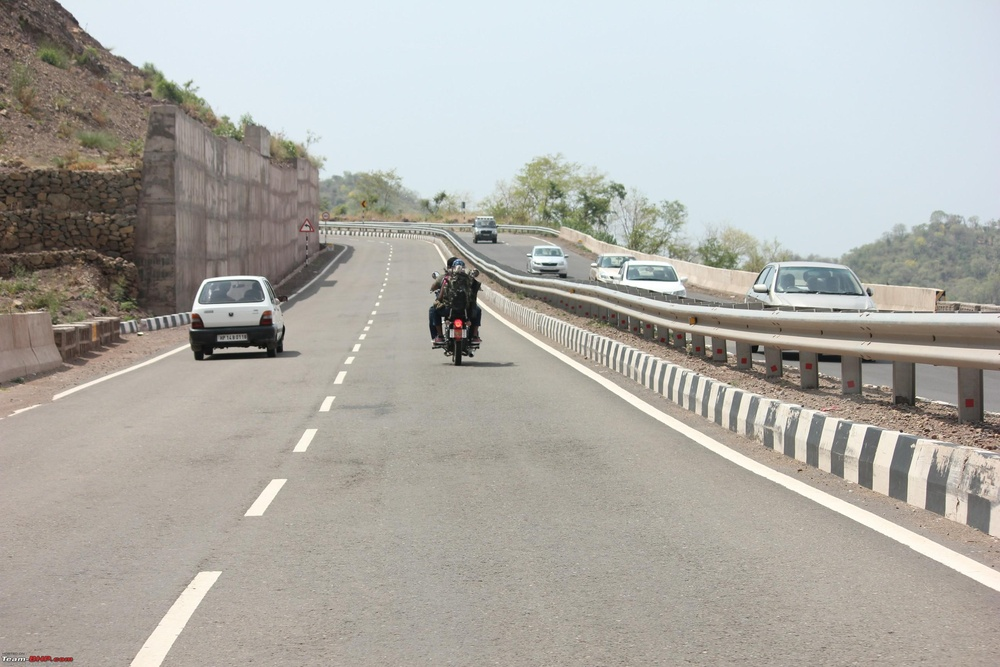
#> input picture Object-Detection-Tutorial-master/images/City2.JPG, 1000 x 667 px, shrunk from 2592 x 1728 before the run, given in place of video.mp4, which was not available
$ python TrafficLight.py
#> lines starting #> are read from the running program, lines starting #| are printed output that depends on the picture; after the words box and inside, x2 and y2 are one past the last pixel; in counts of white or black regions, pixels touching at a corner belong together
import cv2
import numpy as np

def detect_traffic_lights_in_video(video_path):
    # Open video capture
#> called with video_path = 'traffic/video.mp4'
    cap = cv2.VideoCapture(video_path)

    while(cap.isOpened()):
        # Read frame from the video
        ret, frame = cap.read()
#> frame is the input picture: shape (667, 1000, 3); mean B, G, R 167.6, 173.2, 174.9

        if ret:
            # Convert frame to HSV
            hsv = cv2.cvtColor(frame, cv2.COLOR_BGR2HSV)
#> hsv: shape (667, 1000, 3); mean H, S, V 42.1, 28, 180.6

            # Define range of red color in HSV
            lower_red = np.array([0, 100, 100])
            upper_red = np.array([10, 255, 255])

            # Threshold the HSV image to get only red colors
            mask_red = cv2.inRange(hsv, lower_red, upper_red)
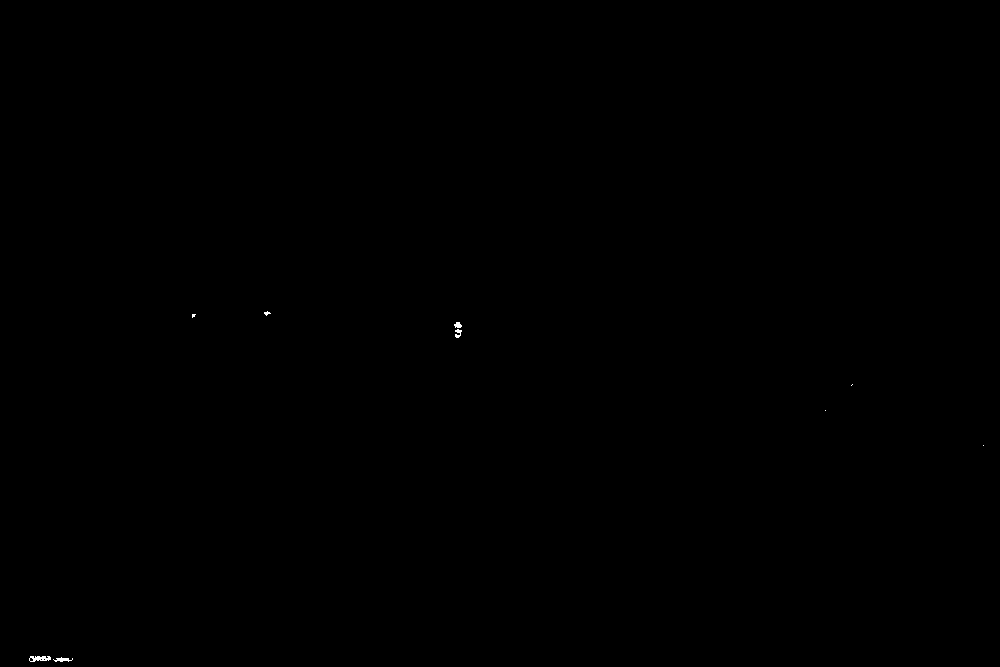
#> mask_red: shape (667, 1000); 0.04% white in thin lines or dots, all inside (x1, y1, x2, y2) = (29, 311, 984, 662)

            # Perform morphological operations to remove noise
            mask_red = cv2.erode(mask_red, None, iterations=2)
#> mask_red: shape (667, 1000); every value is 0
            mask_red = cv2.dilate(mask_red, None, iterations=2)

            # Find contours in the mask
            contours, _ = cv2.findContours(mask_red.copy(), cv2.RETR_EXTERNAL, cv2.CHAIN_APPROX_SIMPLE)
#> contours = []

            # Loop over the contours
            for contour in contours:
                # Approximate the contour to a circle
                approx = cv2.approxPolyDP(contour, 0.02 * cv2.arcLength(contour, True), True)

                # If the contour is approximately a circle
                if len(approx) >= 6:
                    # Draw a bounding box around the traffic light
                    (x, y, w, h) = cv2.boundingRect(contour)
                    cv2.rectangle(frame, (x, y), (x + w, y + h), (0, 255, 0), 2)
#> this loop made 0 passes

            # Display the frame with bounding boxes
            cv2.imshow('Traffic Lights Detection', frame)

            # Break the loop if 'q' is pressed
            if cv2.waitKey(1) & 0xFF == ord('q'):
#> (key q is pressed here)
                break
        else:
            break

    # Release video capture
    cap.release()
    cv2.destroyAllWindows()


detect_traffic_lights_in_video('traffic/video.mp4')

$ run again, on Object-Detection-Tutorial-master/images/example_03.jpg
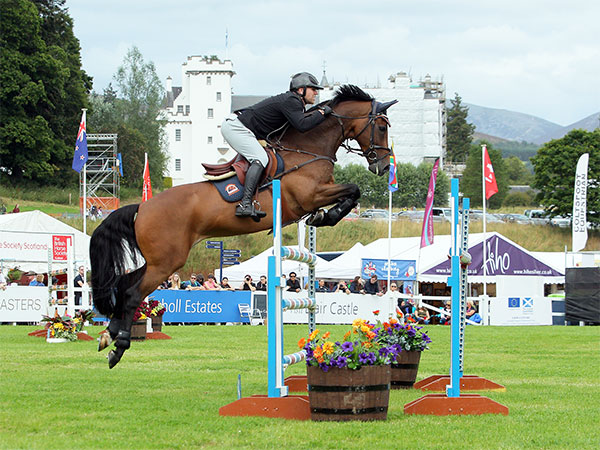
#> input picture Object-Detection-Tutorial-master/images/example_03.jpg, 600 x 450 px, given in place of video.mp4, which was not available
#> in detect_traffic_lights_in_video, frame is the input picture: shape (450, 600, 3); mean B, G, R 134.4, 159.9, 149.4
#> hsv: shape (450, 600, 3); mean H, S, V 66.1, 84.1, 170.7
#> in detect_traffic_lights_in_video, `mask_red = cv2.dilate(mask_red, None, iterations=2)`:
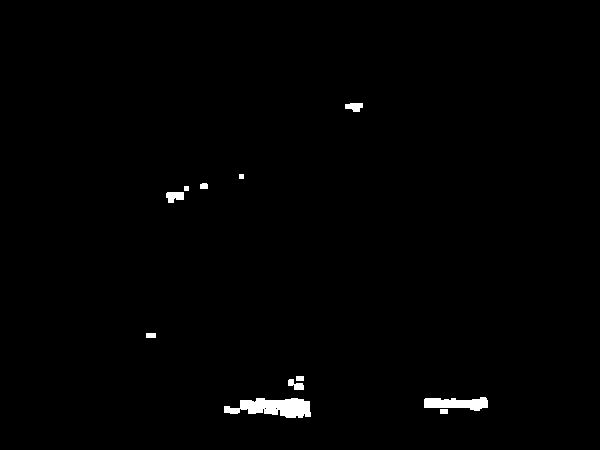
#> mask_red: shape (450, 600); 0.88% white; 11 white regions
#> contours = 11 contours, 2 with area under 20; largest, box (x1, y1, x2, y2) and area: (224, 398, 311, 418) 1046, (424, 397, 488, 411) 541, (166, 192, 184, 203) 126, (345, 103, 363, 112) 98, (288, 379, 304, 390) 81
#> the loop in detect_traffic_lights_in_video, `for contour in contours:` made 11 passes
#> (x, y, w, h) on passes 2, 4, 7, 9, 11: (224, 398, 87, 20), (288, 379, 16, 11), (166, 192, 18, 11), (200, 183, 8, 6), (345, 103, 18, 9)
#> after the loop in detect_traffic_lights_in_video, `for contour in contours:`:
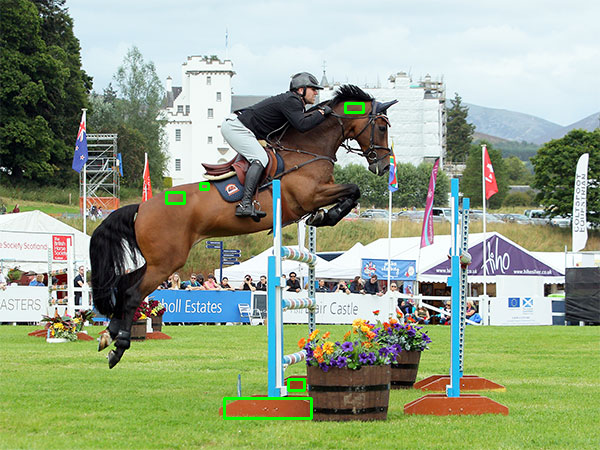
#> frame: shape (450, 600, 3); 0.45% of pixels changed, all inside (x1, y1, x2, y2) = (165, 102, 365, 420)
